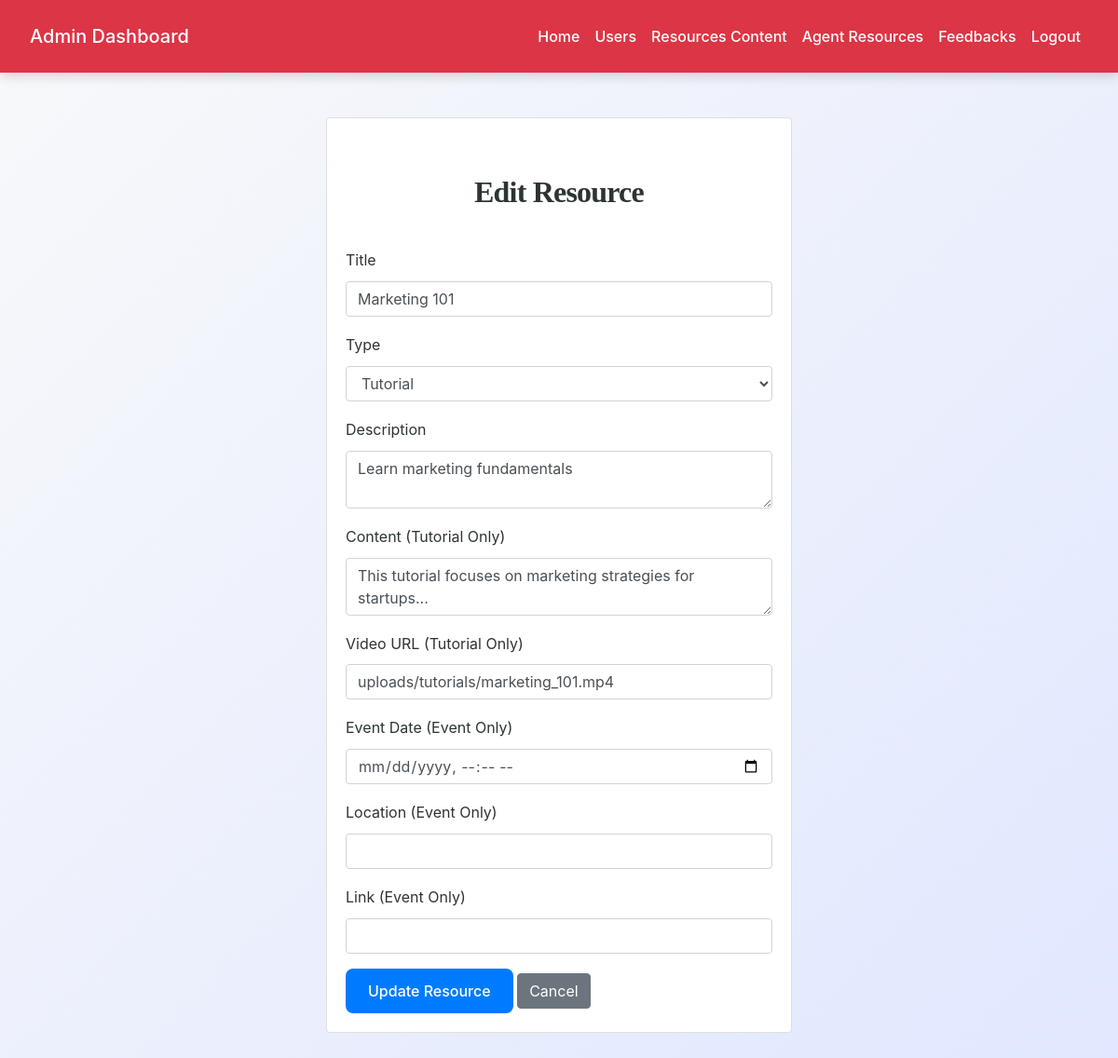
The app's page /admin/admin_edit_resource.php?id=3 (signed in) with its own data.
### tables this page shows
CREATE TABLE `educational_resources` (
  `id` int(11) NOT NULL,
  `title` varchar(255) NOT NULL,
  `description` text DEFAULT NULL,
  `content` text DEFAULT NULL,
  `video_url` varchar(255) DEFAULT NULL,
  `event_date` datetime DEFAULT NULL,
  `location` varchar(255) DEFAULT NULL,
  `link` varchar(255) DEFAULT NULL,
  `type` enum('tutorial','event') NOT NULL,
  `created_at` timestamp NOT NULL DEFAULT current_timestamp(),
  `updated_at` timestamp NOT NULL DEFAULT current_timestamp() ON UPDATE current_timestamp()
);

### admin/admin_edit_resource.php (the view, shortened to what this page needs)
<?php
include('config.php');
$resource_id = intval($_GET['id']);
$result = mysqli_query($conn, "SELECT * FROM educational_resources WHERE id=$resource_id");
$resource = mysqli_fetch_assoc($result);
?>
<!DOCTYPE html>
<html>
<head>
    <link rel="stylesheet" href="https://cdn.jsdelivr.net/npm/bootstrap@4.6.2/dist/css/bootstrap.min.css">
    <link rel="stylesheet" href="../css/style.css">
</head>
<body>
<?php include('admin_navbar.php'); ?>
<div class="container py-5">
        <div class="card mx-auto" style="max-width: 500px;">
        <div class="card-body">
    <h2>Edit Resource</h2>
    <form method="POST">
        <div class="form-group">
            <label>Title</label>
            <input type="text" name="title" class="form-control" value="<?= htmlspecialchars($resource['title']) ?>" required>
        </div>
        <div class="form-group">
            <label>Type</label>
            <select name="type" class="form-control" required>
                <option value="tutorial" <?= $resource['type']=='tutorial'?'selected':'' ?>>Tutorial</option>
            </select>
        </div>
        <div class="form-group">
            <label>Description</label>
            <textarea name="description" class="form-control"><?= htmlspecialchars($resource['description']) ?></textarea>
        </div>
        <div class="form-group">
            <label>Content (Tutorial Only)</label>
            <textarea name="content" class="form-control"><?= htmlspecialchars($resource['content']) ?></textarea>
        </div>
        <div class="form-group">
            <label>Video URL (Tutorial Only)</label>
            <input type="text" name="video_url" class="form-control" value="<?= htmlspecialchars($resource['video_url']) ?>">
        </div>
        <div class="form-group">
            <label>Event Date (Event Only)</label>
            <input type="datetime-local" name="event_date" class="form-control" value="<?= $resource['event_date'] ? date('Y-m-d\TH:i', strtotime($resource['event_date'])) : '' ?>">
        </div>
        <div class="form-group">
            <label>Location (Event Only)</label>
            <input type="text" name="location" class="form-control" value="<?= htmlspecialchars($resource['location']) ?>">
        </div>
        <div class="form-group">
            <label>Link (Event Only)</label>
            <input type="text" name="link" class="form-control" value="<?= htmlspecialchars($resource['link']) ?>">
        </div>
        <button type="submit" class="btn btn-primary">Update Resource</button>
        <a href="admin_view_resources.php" class="btn btn-secondary">Cancel</a>
    </form>
</div>
</div>
</div>
</body>
</html>

### css/style.css (style rules this page uses)
:root { --primary: #007bff; --secondary: #6c757d; --success: #28a745; --info: #17a2b8; --warning: #ffc107; --danger: #dc3545; --light: #f8f9fa; --dark: #2d3436; --accent: #ff6f61; --highlight: #6f42c1; --shadow: rgba(0, 0, 0, 0.15); --transition: all 0.3s ease-in-out; }
body { font-family: 'Inter', 'Segoe UI', Tahoma, Geneva, Verdana, sans-serif; background: linear-gradient(135deg, var(--light) 0%, #e0e7ff 100%); color: var(--dark); line-height: 1.8; margin: 0; padding: 0; min-height: 100vh; font-size: 16px; }
h1, h2, h3, h4 { text-align: center; margin: 2.5rem 0; font-family: 'Georgia', 'Times New Roman', serif; color: var(--dark); font-weight: 700; letter-spacing: -0.025em; }
h2 { font-size: 2rem; }
.container { max-width: 1200px; margin: 0 auto 3rem; padding: 0 1.5rem; }
.btn-primary { background-color: var(--primary); color: #fff; border: none; border-radius: 8px; padding: 0.75rem 1.5rem; font-size: 1rem; font-weight: 500; cursor: pointer; transition: var(--transition); display: inline-flex; align-items: center; justify-content: center; }
a { color: var(--primary); text-decoration: none; font-weight: 500; transition: var(--transition); }

### records on screen
educational_resources: title "Marketing 101", type "Tutorial", description "Learn marketing fundamentals", content "This tutorial focuses on marketing strategies for startups...", video_url "uploads/tutorials/marketing_101.mp4"
